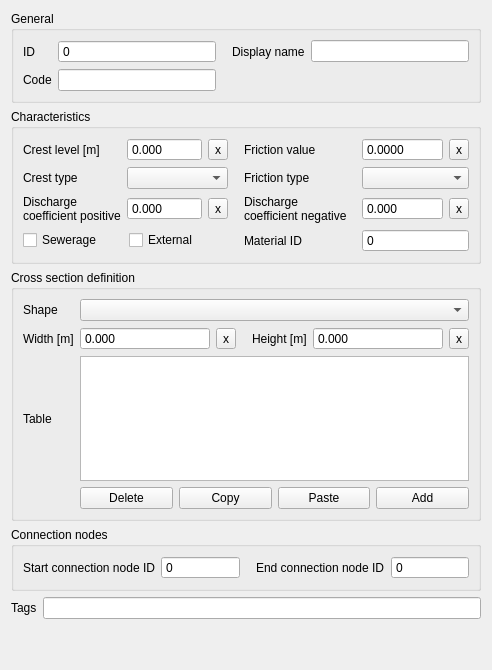
         <widget class="QWidget" name="tab">
          <attribute name="title">
           <string>Weir</string>
          </attribute>
          <layout class="QGridLayout" name="gridLayout_18">
           <item row="3" column="0">
            <widget class="QGroupBox" name="grp_conn_node">
             <property name="locale">
              <locale language="English" country="UnitedStates"/>
             </property>
             <property name="inputMethodHints">
              <set>Qt::ImhNone</set>
             </property>
             <property name="title">
              <string>Connection nodes</string>
             </property>
             <layout class="QGridLayout" name="gridLayout_6">
              <item row="0" column="1">
               <widget class="QSpinBox" name="connection_node_id_start">
                <property name="sizePolicy">
                 <sizepolicy hsizetype="Expanding" vsizetype="Fixed">
                  <horstretch>0</horstretch>
                  <verstretch>0</verstretch>
                 </sizepolicy>
                </property>
                <property name="locale">
                 <locale language="English" country="UnitedStates"/>
                </property>
                <property name="inputMethodHints">
                 <set>Qt::ImhNone</set>
                </property>
                <property name="readOnly">
                 <bool>true</bool>
                </property>
                <property name="buttonSymbols">
                 <enum>QAbstractSpinBox::NoButtons</enum>
                </property>
                <property name="maximum">
                 <number>999999999</number>
                </property>
                <property name="clearValue" stdset="0">
                 <bool>true</bool>
                </property>
                <property name="expressionsEnabled" stdset="0">
                 <bool>false</bool>
                </property>
               </widget>
              </item>
              <item row="0" column="0">
               <widget class="QLabel" name="label_18">
                <property name="locale">
                 <locale language="English" country="UnitedStates"/>
                </property>
                <property name="inputMethodHints">
                 <set>Qt::ImhNone</set>
                </property>
                <property name="text">
                 <string>Start connection node ID</string>
                </property>
                <property name="alignment">
                 <set>Qt::AlignLeading|Qt::AlignLeft|Qt::AlignVCenter</set>
                </property>
               </widget>
              </item>
              <item row="0" column="3">
               <widget class="QSpinBox" name="connection_node_id_end">
                <property name="sizePolicy">
                 <sizepolicy hsizetype="Expanding" vsizetype="Fixed">
                  <horstretch>0</horstretch>
                  <verstretch>0</verstretch>
                 </sizepolicy>
                </property>
                <property name="locale">
                 <locale language="English" country="UnitedStates"/>
                </property>
                <property name="inputMethodHints">
                 <set>Qt::ImhNone</set>
                </property>
                <property name="readOnly">
                 <bool>true</bool>
                </property>
                <property name="buttonSymbols">
                 <enum>QAbstractSpinBox::NoButtons</enum>
                </property>
                <property name="maximum">
                 <number>999999999</number>
                </property>
                <property name="clearValue" stdset="0">
                 <bool>true</bool>
                </property>
                <property name="expressionsEnabled" stdset="0">
                 <bool>false</bool>
                </property>
               </widget>
              </item>
              <item row="0" column="2">
               <widget class="QLabel" name="label_19">
                <property name="locale">
                 <locale language="English" country="UnitedStates"/>
                </property>
                <property name="inputMethodHints">
                 <set>Qt::ImhNone</set>
                </property>
                <property name="text">
                 <string>End connection node ID</string>
                </property>
                <property name="alignment">
                 <set>Qt::AlignLeading|Qt::AlignLeft|Qt::AlignVCenter</set>
                </property>
                <property name="indent">
                 <number>10</number>
                </property>
               </widget>
              </item>
             </layout>
            </widget>
           </item>
           <item row="0" column="0">
            <widget class="QGroupBox" name="grp_general">
             <property name="enabled">
              <bool>true</bool>
             </property>
             <property name="locale">
              <locale language="English" country="UnitedStates"/>
             </property>
             <property name="title">
              <string>General</string>
             </property>
             <layout class="QGridLayout" name="gridLayout_2">
              <item row="0" column="2">
               <widget class="QLabel" name="label_2">
                <property name="locale">
                 <locale language="English" country="UnitedStates"/>
                </property>
                <property name="text">
                 <string>Display name</string>
                </property>
                <property name="alignment">
                 <set>Qt::AlignLeading|Qt::AlignLeft|Qt::AlignVCenter</set>
                </property>
                <property name="indent">
                 <number>10</number>
                </property>
               </widget>
              </item>
              <item row="0" column="3">
               <widget class="QLineEdit" name="display_name">
                <property name="sizePolicy">
                 <sizepolicy hsizetype="Expanding" vsizetype="Fixed">
                  <horstretch>0</horstretch>
                  <verstretch>0</verstretch>
                 </sizepolicy>
                </property>
                <property name="locale">
                 <locale language="English" country="UnitedStates"/>
                </property>
                <property name="clearButtonEnabled">
                 <bool>true</bool>
                </property>
               </widget>
              </item>
              <item row="0" column="0">
               <widget class="QLabel" name="label">
                <property name="locale">
                 <locale language="English" country="UnitedStates"/>
                </property>
                <property name="text">
                 <string>ID</string>
                </property>
                <property name="alignment">
                 <set>Qt::AlignLeading|Qt::AlignLeft|Qt::AlignVCenter</set>
                </property>
               </widget>
              </item>
              <item row="1" column="0">
               <widget class="QLabel" name="label_3">
                <property name="locale">
                 <locale language="English" country="UnitedStates"/>
                </property>
                <property name="text">
                 <string>Code</string>
                </property>
                <property name="alignment">
                 <set>Qt::AlignLeading|Qt::AlignLeft|Qt::AlignVCenter</set>
                </property>
               </widget>
              </item>
              <item row="1" column="1">
               <widget class="QLineEdit" name="code">
                <property name="sizePolicy">
                 <sizepolicy hsizetype="Expanding" vsizetype="Fixed">
                  <horstretch>0</horstretch>
                  <verstretch>0</verstretch>
                 </sizepolicy>
                </property>
                <property name="locale">
                 <locale language="English" country="UnitedStates"/>
                </property>
                <property name="clearButtonEnabled">
                 <bool>true</bool>
                </property>
               </widget>
              </item>
              <item row="0" column="1">
               <widget class="QSpinBox" name="id">
                <property name="locale">
                 <locale language="English" country="UnitedStates"/>
                </property>
                <property name="readOnly">
                 <bool>true</bool>
                </property>
                <property name="buttonSymbols">
                 <enum>QAbstractSpinBox::NoButtons</enum>
                </property>
                <property name="maximum">
                 <number>99999999</number>
                </property>
                <property name="showClearButton" stdset="0">
                 <bool>true</bool>
                </property>
                <property name="clearValue" stdset="0">
                 <bool>true</bool>
                </property>
                <property name="expressionsEnabled" stdset="0">
                 <bool>false</bool>
                </property>
               </widget>
              </item>
             </layout>
            </widget>
           </item>
           <item row="2" column="0">
            <widget class="QGroupBox" name="grp_characteristics_def">
             <property name="locale">
              <locale language="English" country="UnitedStates"/>
             </property>
             <property name="inputMethodHints">
              <set>Qt::ImhNone</set>
             </property>
             <property name="title">
              <string>Cross section definition</string>
             </property>
             <layout class="QGridLayout" name="gridLayout_3">
              <item row="3" column="2">
               <widget class="QToolButton" name="cross_section_width_clear">
                <property name="text">
                 <string>x</string>
                </property>
               </widget>
              </item>
              <item row="4" column="0">
               <widget class="QLabel" name="cross_section_table_label">
                <property name="text">
                 <string>Table</string>
                </property>
               </widget>
              </item>
              <item row="3" column="4">
               <widget class="QDoubleSpinBox" name="cross_section_height">
                <property name="sizePolicy">
                 <sizepolicy hsizetype="Expanding" vsizetype="Fixed">
                  <horstretch>0</horstretch>
                  <verstretch>0</verstretch>
                 </sizepolicy>
                </property>
                <property name="buttonSymbols">
                 <enum>QAbstractSpinBox::NoButtons</enum>
                </property>
                <property name="decimals">
                 <number>3</number>
                </property>
                <property name="maximum">
                 <double>1000000.000000000000000</double>
                </property>
               </widget>
              </item>
              <item row="3" column="3">
               <widget class="QLabel" name="cross_section_height_label">
                <property name="locale">
                 <locale language="English" country="UnitedStates"/>
                </property>
                <property name="inputMethodHints">
                 <set>Qt::ImhNone</set>
                </property>
                <property name="text">
                 <string>Height [m]</string>
                </property>
                <property name="alignment">
                 <set>Qt::AlignLeading|Qt::AlignLeft|Qt::AlignVCenter</set>
                </property>
                <property name="indent">
                 <number>10</number>
                </property>
               </widget>
              </item>
              <item row="3" column="1">
               <widget class="QDoubleSpinBox" name="cross_section_width">
                <property name="sizePolicy">
                 <sizepolicy hsizetype="MinimumExpanding" vsizetype="Fixed">
                  <horstretch>0</horstretch>
                  <verstretch>0</verstretch>
                 </sizepolicy>
                </property>
                <property name="buttonSymbols">
                 <enum>QAbstractSpinBox::NoButtons</enum>
                </property>
                <property name="decimals">
                 <number>3</number>
                </property>
                <property name="maximum">
                 <double>1000000.000000000000000</double>
                </property>
               </widget>
              </item>
              <item row="3" column="5">
               <widget class="QToolButton" name="cross_section_height_clear">
                <property name="text">
                 <string>x</string>
                </property>
               </widget>
              </item>
              <item row="1" column="1" colspan="5">
               <widget class="QComboBox" name="cross_section_shape">
                <property name="sizePolicy">
                 <sizepolicy hsizetype="MinimumExpanding" vsizetype="Fixed">
                  <horstretch>0</horstretch>
                  <verstretch>0</verstretch>
                 </sizepolicy>
                </property>
                <property name="locale">
                 <locale language="English" country="UnitedStates"/>
                </property>
                <property name="inputMethodHints">
                 <set>Qt::ImhNone</set>
                </property>
                <property name="editable">
                 <bool>false</bool>
                </property>
               </widget>
              </item>
              <item row="4" column="1" colspan="5">
               <widget class="QTableWidget" name="cross_section_table_widget">
                <property name="minimumSize">
                 <size>
                  <width>0</width>
                  <height>125</height>
                 </size>
                </property>
                <property name="font">
                 <font>
                  <pointsize>8</pointsize>
                 </font>
                </property>
                <property name="inputMethodHints">
                 <set>Qt::ImhDigitsOnly</set>
                </property>
                <property name="verticalScrollBarPolicy">
                 <enum>Qt::ScrollBarAsNeeded</enum>
                </property>
                <property name="sizeAdjustPolicy">
                 <enum>QAbstractScrollArea::AdjustToContents</enum>
                </property>
                <property name="selectionBehavior">
                 <enum>QAbstractItemView::SelectRows</enum>
                </property>
                <attribute name="verticalHeaderDefaultSectionSize">
                 <number>21</number>
                </attribute>
               </widget>
              </item>
              <item row="1" column="0">
               <widget class="QLabel" name="label_5">
                <property name="locale">
                 <locale language="English" country="UnitedStates"/>
                </property>
                <property name="inputMethodHints">
                 <set>Qt::ImhNone</set>
                </property>
                <property name="text">
                 <string>Shape</string>
                </property>
                <property name="alignment">
                 <set>Qt::AlignLeading|Qt::AlignLeft|Qt::AlignVCenter</set>
                </property>
               </widget>
              </item>
              <item row="3" column="0">
               <widget class="QLabel" name="cross_section_width_label">
                <property name="locale">
                 <locale language="English" country="UnitedStates"/>
                </property>
                <property name="inputMethodHints">
                 <set>Qt::ImhNone</set>
                </property>
                <property name="text">
                 <string>Width [m]</string>
                </property>
                <property name="alignment">
                 <set>Qt::AlignLeading|Qt::AlignLeft|Qt::AlignVCenter</set>
                </property>
               </widget>
              </item>
              <item row="5" column="1" colspan="5">
               <layout class="QHBoxLayout" name="horizontalLayout">
                <property name="bottomMargin">
                 <number>0</number>
                </property>
                <item>
                 <widget class="QPushButton" name="cross_section_table_delete">
                  <property name="toolTip">
                   <string>Delete selected rows</string>
                  </property>
                  <property name="text">
                   <string>Delete</string>
                  </property>
                 </widget>
                </item>
                <item>
                 <widget class="QPushButton" name="cross_section_table_copy">
                  <property name="text">
                   <string>Copy</string>
                  </property>
                 </widget>
                </item>
                <item>
                 <widget class="QPushButton" name="cross_section_table_paste">
                  <property name="toolTip">
                   <string>Paste rows from clipboard</string>
                  </property>
                  <property name="text">
                   <string>Paste</string>
                  </property>
                 </widget>
                </item>
                <item>
                 <widget class="QPushButton" name="cross_section_table_add">
                  <property name="toolTip">
                   <string>Add new row</string>
                  </property>
                  <property name="text">
                   <string>Add</string>
                  </property>
                 </widget>
                </item>
               </layout>
              </item>
             </layout>
            </widget>
           </item>
           <item row="1" column="0">
            <widget class="QGroupBox" name="grp_characteristics">
             <property name="enabled">
              <bool>true</bool>
             </property>
             <property name="locale">
              <locale language="English" country="UnitedStates"/>
             </property>
             <property name="title">
              <string>Characteristics</string>
             </property>
             <layout class="QGridLayout" name="gridLayout_4">
              <item row="2" column="5">
               <widget class="QToolButton" name="discharge_coefficient_negative_clear">
                <property name="text">
                 <string>x</string>
                </property>
               </widget>
              </item>
              <item row="2" column="2">
               <widget class="QToolButton" name="discharge_coefficient_positive_clear">
                <property name="text">
                 <string>x</string>
                </property>
               </widget>
              </item>
              <item row="0" column="0">
               <widget class="QLabel" name="label_12">
                <property name="locale">
                 <locale language="English" country="UnitedStates"/>
                </property>
                <property name="text">
                 <string>Crest level [m]</string>
                </property>
                <property name="alignment">
                 <set>Qt::AlignLeading|Qt::AlignLeft|Qt::AlignVCenter</set>
                </property>
               </widget>
              </item>
              <item row="3" column="0" colspan="3">
               <layout class="QGridLayout" name="gridLayout_12">
                <property name="bottomMargin">
                 <number>0</number>
                </property>
                <item row="0" column="1">
                 <widget class="QCheckBox" name="external">
                  <property name="text">
                   <string>External</string>
                  </property>
                 </widget>
                </item>
                <item row="0" column="0">
                 <widget class="QCheckBox" name="sewerage">
                  <property name="text">
                   <string>Sewerage</string>
                  </property>
                 </widget>
                </item>
               </layout>
              </item>
              <item row="0" column="3">
               <widget class="QLabel" name="label_10">
                <property name="locale">
                 <locale language="English" country="UnitedStates"/>
                </property>
                <property name="inputMethodHints">
                 <set>Qt::ImhNone</set>
                </property>
                <property name="text">
                 <string>Friction value</string>
                </property>
                <property name="alignment">
                 <set>Qt::AlignLeading|Qt::AlignLeft|Qt::AlignVCenter</set>
                </property>
                <property name="margin">
                 <number>0</number>
                </property>
                <property name="indent">
                 <number>10</number>
                </property>
               </widget>
              </item>
              <item row="2" column="0">
               <widget class="QLabel" name="label_9">
                <property name="locale">
                 <locale language="English" country="UnitedStates"/>
                </property>
                <property name="text">
                 <string>Discharge
coefficient positive</string>
                </property>
                <property name="textFormat">
                 <enum>Qt::PlainText</enum>
                </property>
                <property name="alignment">
                 <set>Qt::AlignLeading|Qt::AlignLeft|Qt::AlignVCenter</set>
                </property>
                <property name="wordWrap">
                 <bool>true</bool>
                </property>
                <property name="indent">
                 <number>-1</number>
                </property>
               </widget>
              </item>
              <item row="1" column="1" colspan="2">
               <widget class="QComboBox" name="crest_type">
                <property name="locale">
                 <locale language="English" country="UnitedStates"/>
                </property>
               </widget>
              </item>
              <item row="2" column="3">
               <widget class="QLabel" name="label_15">
                <property name="text">
                 <string>Discharge coefficient negative</string>
                </property>
                <property name="alignment">
                 <set>Qt::AlignLeading|Qt::AlignLeft|Qt::AlignVCenter</set>
                </property>
                <property name="wordWrap">
                 <bool>true</bool>
                </property>
                <property name="margin">
                 <number>0</number>
                </property>
                <property name="indent">
                 <number>10</number>
                </property>
               </widget>
              </item>
              <item row="2" column="1">
               <widget class="QDoubleSpinBox" name="discharge_coefficient_positive">
                <property name="sizePolicy">
                 <sizepolicy hsizetype="Expanding" vsizetype="Fixed">
                  <horstretch>0</horstretch>
                  <verstretch>0</verstretch>
                 </sizepolicy>
                </property>
                <property name="locale">
                 <locale language="English" country="UnitedStates"/>
                </property>
                <property name="buttonSymbols">
                 <enum>QAbstractSpinBox::NoButtons</enum>
                </property>
                <property name="decimals">
                 <number>3</number>
                </property>
                <property name="maximum">
                 <double>1000000.000000000000000</double>
                </property>
                <property name="showClearButton" stdset="0">
                 <bool>true</bool>
                </property>
                <property name="clearValue" stdset="0">
                 <bool>true</bool>
                </property>
                <property name="expressionsEnabled" stdset="0">
                 <bool>true</bool>
                </property>
               </widget>
              </item>
              <item row="1" column="3">
               <widget class="QLabel" name="label_11">
                <property name="locale">
                 <locale language="English" country="UnitedStates"/>
                </property>
                <property name="inputMethodHints">
                 <set>Qt::ImhNone</set>
                </property>
                <property name="text">
                 <string>Friction type</string>
                </property>
                <property name="alignment">
                 <set>Qt::AlignLeading|Qt::AlignLeft|Qt::AlignVCenter</set>
                </property>
                <property name="indent">
                 <number>10</number>
                </property>
               </widget>
              </item>
              <item row="1" column="0">
               <widget class="QLabel" name="label_6">
                <property name="locale">
                 <locale language="English" country="UnitedStates"/>
                </property>
                <property name="text">
                 <string>Crest type</string>
                </property>
                <property name="alignment">
                 <set>Qt::AlignLeading|Qt::AlignLeft|Qt::AlignVCenter</set>
                </property>
               </widget>
              </item>
              <item row="1" column="4" colspan="2">
               <widget class="QComboBox" name="friction_type">
                <property name="locale">
                 <locale language="English" country="UnitedStates"/>
                </property>
                <property name="inputMethodHints">
                 <set>Qt::ImhNone</set>
                </property>
               </widget>
              </item>
              <item row="3" column="3">
               <widget class="QLabel" name="label_13">
                <property name="locale">
                 <locale language="English" country="UnitedStates"/>
                </property>
                <property name="inputMethodHints">
                 <set>Qt::ImhNone</set>
                </property>
                <property name="text">
                 <string>Material ID</string>
                </property>
                <property name="alignment">
                 <set>Qt::AlignLeading|Qt::AlignLeft|Qt::AlignVCenter</set>
                </property>
                <property name="indent">
                 <number>10</number>
                </property>
               </widget>
              </item>
              <item row="2" column="4">
               <widget class="QDoubleSpinBox" name="discharge_coefficient_negative">
                <property name="sizePolicy">
                 <sizepolicy hsizetype="Expanding" vsizetype="Fixed">
                  <horstretch>0</horstretch>
                  <verstretch>0</verstretch>
                 </sizepolicy>
                </property>
                <property name="locale">
                 <locale language="English" country="UnitedStates"/>
                </property>
                <property name="inputMethodHints">
                 <set>Qt::ImhNone</set>
                </property>
                <property name="buttonSymbols">
                 <enum>QAbstractSpinBox::NoButtons</enum>
                </property>
                <property name="decimals">
                 <number>3</number>
                </property>
                <property name="minimum">
                 <double>-9999999999.000000000000000</double>
                </property>
                <property name="maximum">
                 <double>9999999999.000000000000000</double>
                </property>
                <property name="showClearButton" stdset="0">
                 <bool>true</bool>
                </property>
                <property name="clearValue" stdset="0">
                 <bool>true</bool>
                </property>
                <property name="expressionsEnabled" stdset="0">
                 <bool>true</bool>
                </property>
               </widget>
              </item>
              <item row="0" column="2">
               <widget class="QToolButton" name="crest_level_clear">
                <property name="text">
                 <string>x</string>
                </property>
               </widget>
              </item>
              <item row="0" column="1">
               <widget class="QDoubleSpinBox" name="crest_level">
                <property name="sizePolicy">
                 <sizepolicy hsizetype="Expanding" vsizetype="Fixed">
                  <horstretch>0</horstretch>
                  <verstretch>0</verstretch>
                 </sizepolicy>
                </property>
                <property name="locale">
                 <locale language="English" country="UnitedStates"/>
                </property>
                <property name="buttonSymbols">
                 <enum>QAbstractSpinBox::NoButtons</enum>
                </property>
                <property name="decimals">
                 <number>3</number>
                </property>
                <property name="maximum">
                 <double>1000000.000000000000000</double>
                </property>
                <property name="showClearButton" stdset="0">
                 <bool>true</bool>
                </property>
                <property name="clearValue" stdset="0">
                 <bool>true</bool>
                </property>
                <property name="expressionsEnabled" stdset="0">
                 <bool>true</bool>
                </property>
               </widget>
              </item>
              <item row="0" column="4">
               <widget class="QDoubleSpinBox" name="friction_value">
                <property name="sizePolicy">
                 <sizepolicy hsizetype="Expanding" vsizetype="Fixed">
                  <horstretch>0</horstretch>
                  <verstretch>0</verstretch>
                 </sizepolicy>
                </property>
                <property name="locale">
                 <locale language="English" country="UnitedStates"/>
                </property>
                <property name="inputMethodHints">
                 <set>Qt::ImhNone</set>
                </property>
                <property name="buttonSymbols">
                 <enum>QAbstractSpinBox::NoButtons</enum>
                </property>
                <property name="decimals">
                 <number>4</number>
                </property>
                <property name="maximum">
                 <double>1000000.000000000000000</double>
                </property>
                <property name="showClearButton" stdset="0">
                 <bool>true</bool>
                </property>
                <property name="clearValue" stdset="0">
                 <bool>true</bool>
                </property>
                <property name="expressionsEnabled" stdset="0">
                 <bool>true</bool>
                </property>
               </widget>
              </item>
              <item row="3" column="4" colspan="2">
               <widget class="QSpinBox" name="material_id">
                <property name="readOnly">
                 <bool>true</bool>
                </property>
                <property name="buttonSymbols">
                 <enum>QAbstractSpinBox::NoButtons</enum>
                </property>
                <property name="maximum">
                 <number>99999999</number>
                </property>
               </widget>
              </item>
              <item row="0" column="5">
               <widget class="QToolButton" name="friction_value_clear">
                <property name="text">
                 <string>x</string>
                </property>
               </widget>
              </item>
             </layout>
            </widget>
           </item>
           <item row="5" column="0">
            <spacer name="verticalSpacer_3">
             <property name="orientation">
              <enum>Qt::Vertical</enum>
             </property>
             <property name="sizeHint" stdset="0">
              <size>
               <width>20</width>
               <height>40</height>
              </size>
             </property>
            </spacer>
           </item>
           <item row="4" column="0">
            <layout class="QHBoxLayout" name="horizontalLayout_2">
             <property name="bottomMargin">
              <number>0</number>
             </property>
             <item>
              <widget class="QLabel" name="label_42">
               <property name="text">
                <string>Tags</string>
               </property>
              </widget>
             </item>
             <item>
              <widget class="QLineEdit" name="tag_descriptions">
               <property name="readOnly">
                <bool>true</bool>
               </property>
              </widget>
             </item>
            </layout>
           </item>
          </layout>
         </widget>
